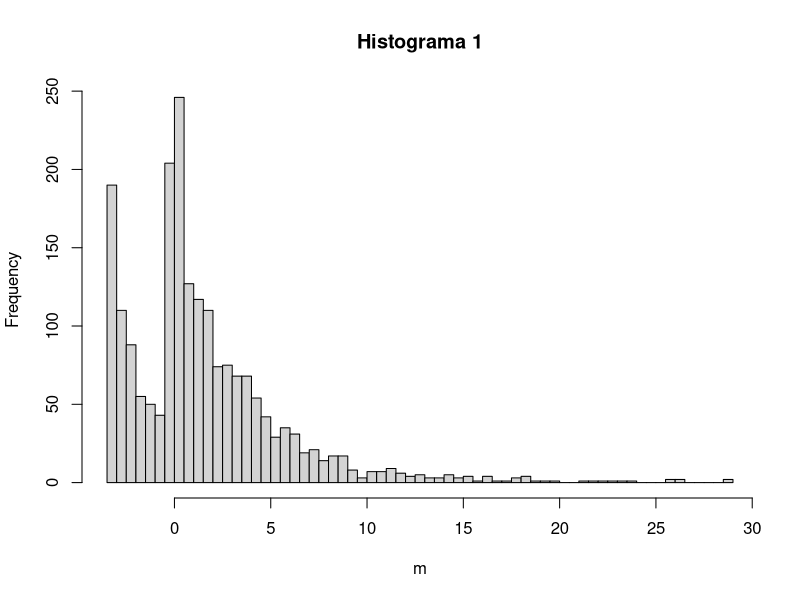
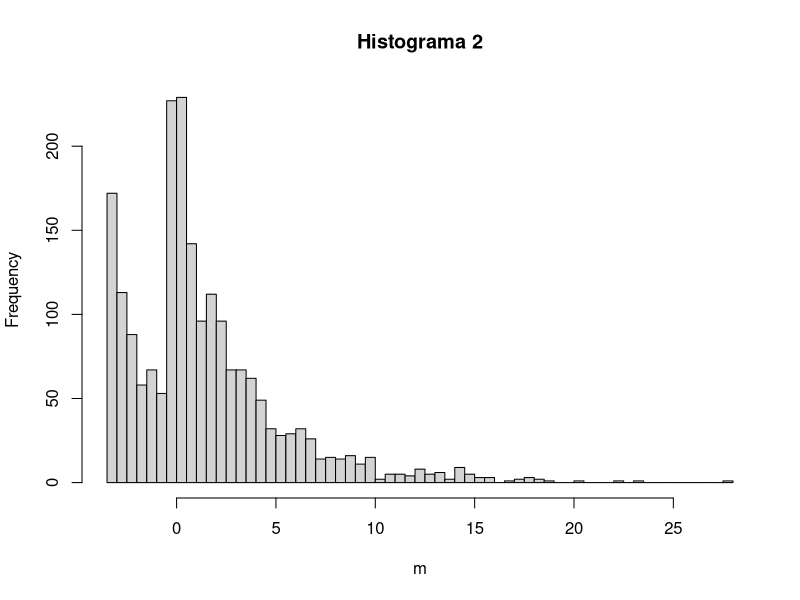
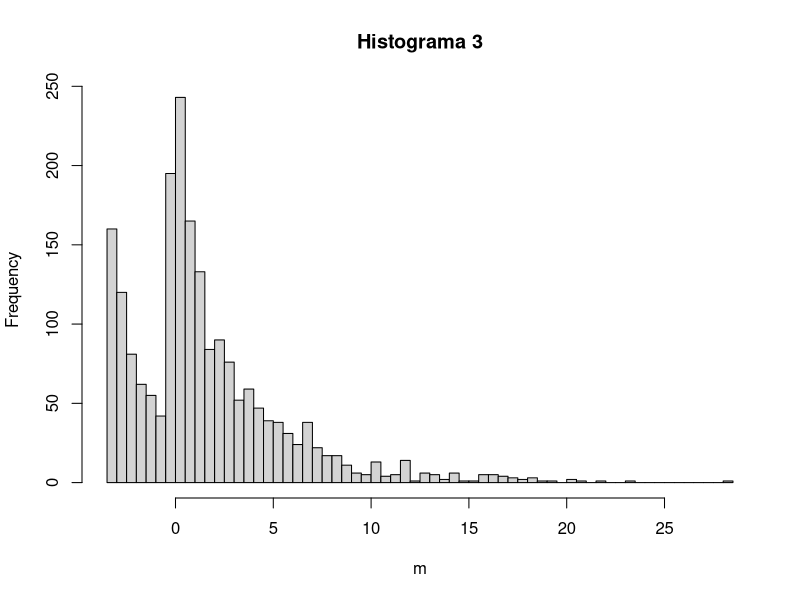
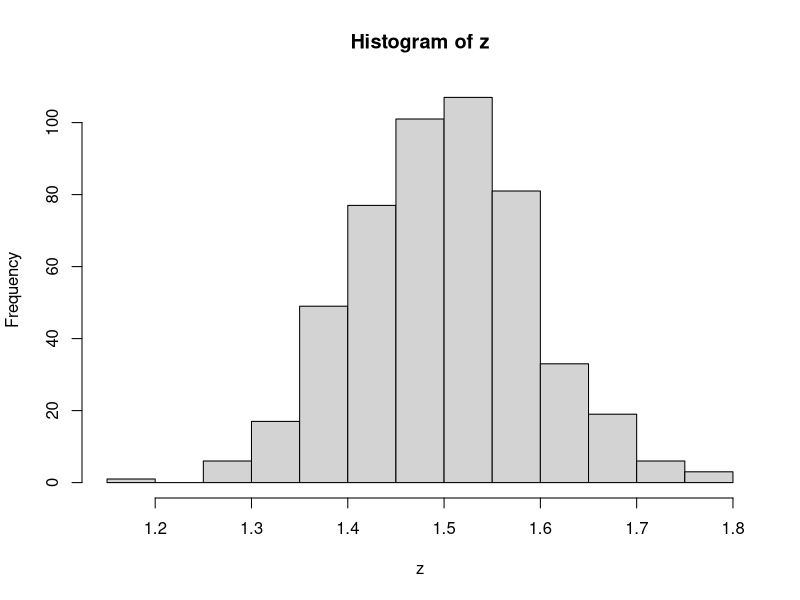

The R script that drew these images, in order:
## ---- chunk 1
#omitir warnings
options(warn = -1)
install.packages("semTools")
library(semTools)
## ---- chunk 2
z = rep(0, 500)
## ---- chunk 3
for(i in 1:500){
  m = mvrnonnorm(1000, c(1, 2), matrix(c(10,2,2,5), 2, 2), skewness = c(5, 2), kurtosis = c(3, 3))
  #grava a média da amostra
  z[i] = mean(m)
  #imprime as 3 primeiras
  if(i<4){
    hist(m, breaks=50, main= paste0("Histograma ", i))
  }
}
## ---- chunk 4
hist(z)
